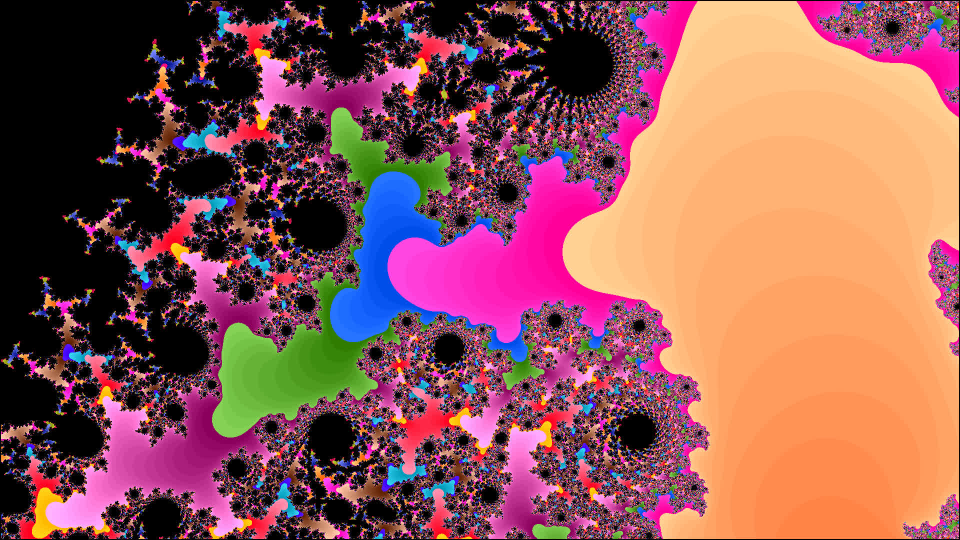
#> input picture svd/img/fractal.jpg, 1920 x 1080 px (shown at 1/2 size); its folder holds 6 pictures in this run
$ jupyter execute --allow-errors svd.ipynb
#> lines starting #> are read from the running program, lines starting #| are printed output that depends on the picture
[cell 1]
from PIL import Image, ImageFilter
from  PIL.ImageOps import invert
import matplotlib.pyplot  as plt
import matplotlib
import numpy as np
import os
matplotlib.rcParams.update({'font.size': 7})

функция загрузки файла

[cell 2]
def load(filename):
    FILE = filename

    im = Image.open(filename)

    img = np.array(im, dtype=np.float32)

    im_size = os.stat(FILE).st_size
    print("Initial size is: ", im_size, "bytes")
    plt.imshow(im)
    r, g, b = im.split()
    r,g,b = np.array((r,g,b), dtype=np.float32)
    RGB = (r,g,b)
    return(im_size, RGB)

Функция оставляющаяя `k` сингулярных значений

[cell 3]
def shrink_to_k(U,S,V,k):
    U = U[:, :k]
    S = np.diag(S[:k])
    V = V[:k, :]
    #print(f'New shapes are: U*S*V: {U.shape}*{S.shape}*{V.shape}')
    return U@S@V

Функция сжатия, оставляющая `k` синуглярных значений

[cell 4]
def compress(channel, k = 900):
    U,S,V = np.linalg.svd(channel, full_matrices=False)
    #print("dims are: ", U.shape, S.shape, V.shape)
    new_im = shrink_to_k(U,S,V,k)
    return new_im

Сжатие RGB по отдельности и возвращение цветной картинки

[cell 5]
def compress_rgb(RGB, k):
    r,g,b = RGB
    rk,gk,bk = compress(r, k=k), compress(g, k=k), compress(b,k=k)
    rgb = np.dstack((rk,gk,bk))
    return Image.fromarray(np.asarray(rgb, dtype=np.uint8))

Презентация

[cell 6]
def present(RGB,k, title="fractal"):
    new_im = compress_rgb(RGB, k)
    new_im.save(f"./img/{title}-{k}.jpg")
    size =  os.stat(f'./img/{title}-{k}.jpg').st_size
    title=f'K = {k}, compressed to {str(size/im_size)[:6]}%'
    return(new_im, title, size)
    # [4 lines of commented-out code are left out]

[cell 7]
def axis_present(RGB, title, ks=[1,2,5,10,50,100,500,800,1000]):
    fig, ax = plt.subplots(3, 3, layout="constrained")
    images = [present(RGB, i, title=title) for i in ks]
    for i in range(len(ks)):
        ax[i//3, i%3].imshow(images[i][0])
        ax[i//3, i%3].set_title(images[i][1])
        ax[i//3, i%3].axis('off')
    return(fig,ax)

# Примеры

## Когда-то срендеренный фрактал

[cell 8]
im_size, RGB = load("./img/fractal.jpg")
#> in load, im is the input picture: PIL image 1920x1080 RGB; mean R, G, B 144.9, 88.6, 88.5
#> in load, `r, g, b = im.split()`:
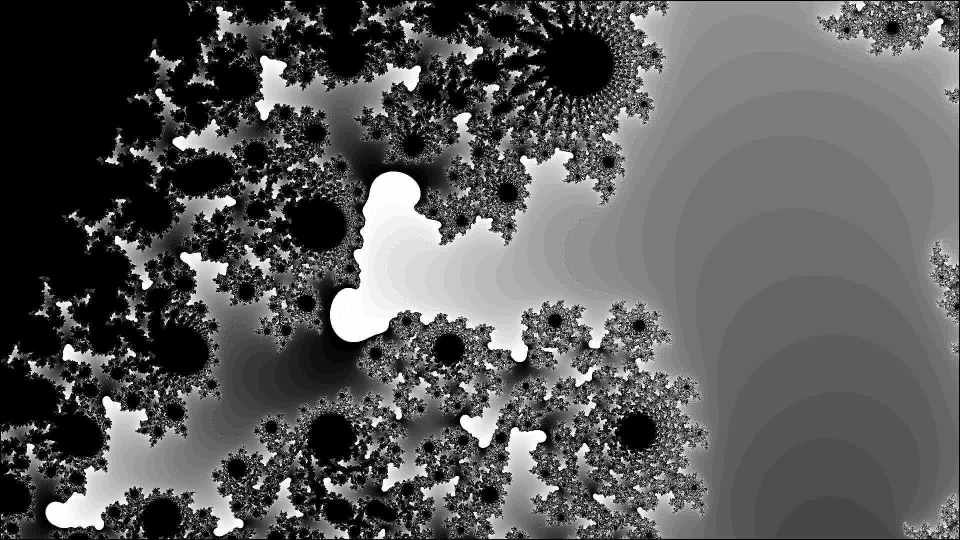
#> b: PIL image 1920x1080 L (shown at 1/2 size); min 0, max 255, mean 88.5
#> im_size = 635812

#> (a cell that did not finish here is left out)

#> in compress, `U,S,V = np.linalg.svd(channel, full_matrices=False)`: S = 1080 values, max 237045.9 at index 0, min 199.8 at index 1079, mean 2397.6
#> in shrink_to_k, `U = U[:, :k]`: U = 1080 values, max 0.0363 at index 523, min 0.000938 at index 0, mean 0.0302
#> in shrink_to_k, `S = np.diag(S[:k])`: S = [237045.9]
#> in present, `title=f'K = {k}, compressed to {str(size/im_size)[:6]}%'`: title = 'K = 1, compressed to 0.2246%'
#> call 4 of shrink_to_k, with S = array of shape (1080,), k = 2
#> in shrink_to_k (call 4), `U = U[:, :k]`: U = 1080 pairs, first value 0.000938 to 0.0363, second value -0.0549 to 0.0515
#> in shrink_to_k (call 4), `S = np.diag(S[:k])`: S = [[237045.9, 0], [0, 40477.7]]
#> in shrink_to_k (call 4), `return U@S@V`:
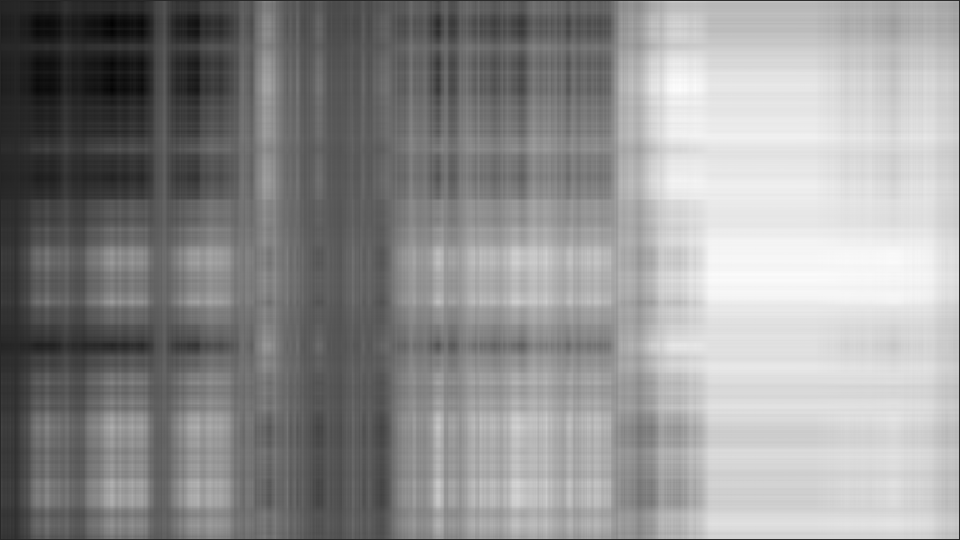
#> returned value: shape (1080, 1920) float32 (shown at 1/2 size); min -52.88, max 297.2, mean 144.9; drawn with min black and max white
#> in shrink_to_k (call 5), `U = U[:, :k]`: U = 1080 pairs, first value 0.000995 to 0.036, second value -0.0414 to 0.0599
#> in shrink_to_k (call 5), `S = np.diag(S[:k])`: S = [[148560.7, 0], [0, 28007.1]]
#> in shrink_to_k (call 5), `return U@S@V`:
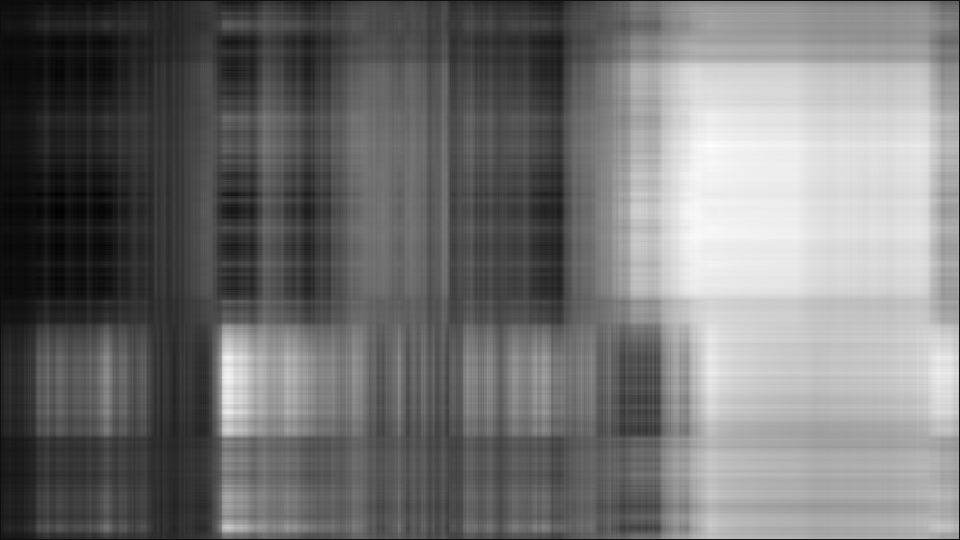
#> returned value: shape (1080, 1920) float32 (shown at 1/2 size); min -11.78, max 211, mean 88.7; drawn with min black and max white

## Гномики

[cell 10]
im_size, RGB = load("./img/mushroom.jpg")
#> call 2 of load, with filename = './img/mushroom.jpg'
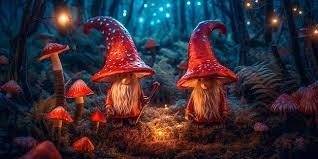
#> input picture svd/img/mushroom.jpg, 318 x 159 px
#> in load, im is the input picture: PIL image 318x159 RGB; mean R, G, B 56.2, 45.1, 53.3
#> in load (call 2), `r, g, b = im.split()`:
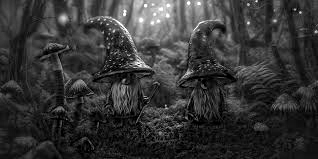
#> b: PIL image 318x159 L; min 0, max 255, mean 53.3
#> im_size = 9891

#> (a cell that did not finish here is left out)

#> call 3 of compress_rgb, with k = 1
#> in compress (call 7), `U,S,V = np.linalg.svd(channel, full_matrices=False)`:
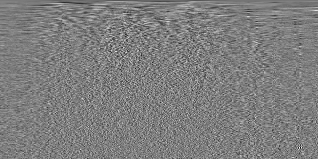
#> V: shape (159, 318) float32; min -0.342, max 0.345, mean -0.000623; drawn with min black and max white
#> in compress (call 7), `U,S,V = np.linalg.svd(channel, full_matrices=False)`: S = 159 values, max 15632.5 at index 0, min 15.91 at index 158, mean 504.8
#> in compress (call 8), `U,S,V = np.linalg.svd(channel, full_matrices=False)`:
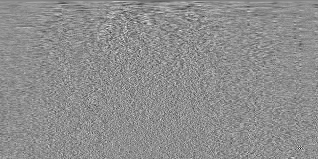
#> V: shape (159, 318) float32; min -0.439, max 0.347, mean -0.000202; drawn with min black and max white
#> in compress (call 8), `U,S,V = np.linalg.svd(channel, full_matrices=False)`: S = 159 values, max 11601.1 at index 0, min 16.19 at index 158, mean 384.8
#> in compress (call 9), `U,S,V = np.linalg.svd(channel, full_matrices=False)`:
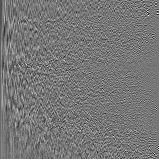
#> U: shape (159, 159) float32; min -0.425, max 0.483, mean -0.000327; drawn with min black and max white
#> in compress (call 9), `U,S,V = np.linalg.svd(channel, full_matrices=False)`:
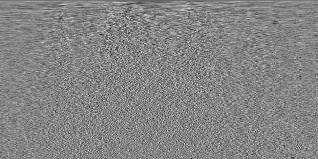
#> V: shape (159, 318) float32; min -0.377, max 0.344, mean -0.00032; drawn with min black and max white
#> in compress (call 9), `U,S,V = np.linalg.svd(channel, full_matrices=False)`: S = 159 values, max 13790.5 at index 0, min 18.4 at index 158, mean 390.2
#> in compress_rgb (call 3), `rgb = np.dstack((rk,gk,bk))`:
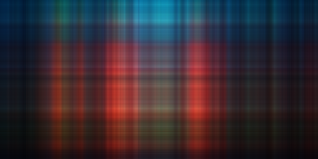
#> rgb: shape (159, 318, 3) float32; mean of channels 0, 1, 2 55.2, 44.8, 52.4; drawn as R, G, B
